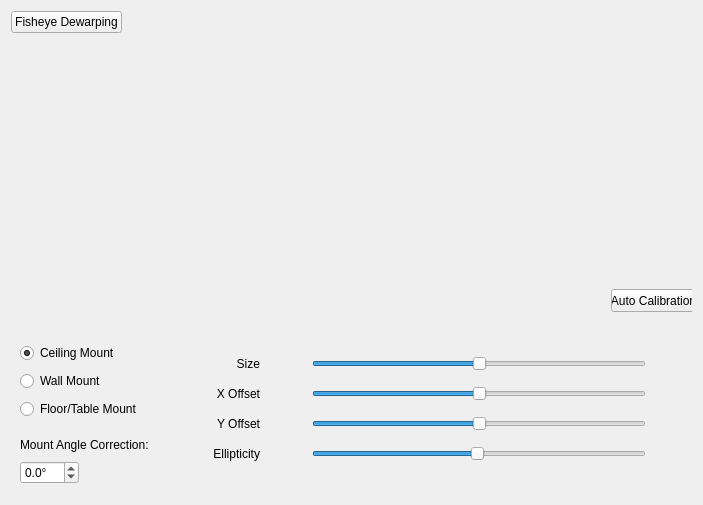
<?xml version="1.0" encoding="UTF-8"?>
<ui version="4.0">
 <class>FisheyeSettingsWidget</class>
 <widget class="QWidget" name="FisheyeSettingsWidget">
  <property name="geometry">
   <rect>
    <x>0</x>
    <y>0</y>
    <width>703</width>
    <height>505</height>
   </rect>
  </property>
  <property name="windowTitle">
   <string/>
  </property>
  <layout class="QVBoxLayout" name="verticalLayout" stretch="0,1,0">
   <property name="spacing">
    <number>16</number>
   </property>
   <item>
    <layout class="QHBoxLayout" name="horizontalLayout_2">
     <item>
      <widget class="QPushButton" name="fisheyeEnabledButton">
       <property name="text">
        <string>Fisheye Dewarping</string>
       </property>
       <property name="checkable">
        <bool>true</bool>
       </property>
      </widget>
     </item>
     <item>
      <spacer name="horizontalSpacer">
       <property name="orientation">
        <enum>Qt::Horizontal</enum>
       </property>
       <property name="sizeHint" stdset="0">
        <size>
         <width>40</width>
         <height>20</height>
        </size>
       </property>
      </spacer>
     </item>
    </layout>
   </item>
   <item>
    <widget class="nx::client::desktop::FisheyeCalibrationWidget" name="calibrateWidget" native="true">
     <widget class="QPushButton" name="autoCalibrationButton">
      <property name="geometry">
       <rect>
        <x>600</x>
        <y>240</y>
        <width>85</width>
        <height>23</height>
       </rect>
      </property>
      <property name="text">
       <string>Auto Calibration</string>
      </property>
     </widget>
    </widget>
   </item>
   <item>
    <widget class="QWidget" name="settingsWidget" native="true">
     <layout class="QHBoxLayout" name="horizontalLayout_3" stretch="1,3">
      <property name="spacing">
       <number>24</number>
      </property>
      <item>
       <layout class="QVBoxLayout" name="verticalLayout_2">
        <property name="spacing">
         <number>8</number>
        </property>
        <item>
         <widget class="QRadioButton" name="viewDownButton">
          <property name="text">
           <string>Ceiling Mount</string>
          </property>
          <property name="checked">
           <bool>true</bool>
          </property>
         </widget>
        </item>
        <item>
         <widget class="QRadioButton" name="horizontalRadioButton">
          <property name="text">
           <string>Wall Mount</string>
          </property>
          <property name="checked">
           <bool>false</bool>
          </property>
         </widget>
        </item>
        <item>
         <widget class="QRadioButton" name="viewUpButton">
          <property name="text">
           <string>Floor/Table Mount</string>
          </property>
         </widget>
        </item>
        <item>
         <widget class="QWidget" name="widget_3" native="true">
          <layout class="QVBoxLayout" name="verticalLayout_5">
           <property name="leftMargin">
            <number>0</number>
           </property>
           <property name="topMargin">
            <number>8</number>
           </property>
           <property name="rightMargin">
            <number>0</number>
           </property>
           <property name="bottomMargin">
            <number>0</number>
           </property>
           <item>
            <layout class="QHBoxLayout" name="angleCorrectionLayout" stretch="0,0,1">
             <property name="spacing">
              <number>4</number>
             </property>
             <item>
              <widget class="QLabel" name="label">
               <property name="sizePolicy">
                <sizepolicy hsizetype="Preferred" vsizetype="Preferred">
                 <horstretch>0</horstretch>
                 <verstretch>0</verstretch>
                </sizepolicy>
               </property>
               <property name="text">
                <string>Mount Angle Correction:</string>
               </property>
              </widget>
             </item>
             <item>
              <widget class="nx::client::desktop::HintButton" name="angleCorrectionHint" native="true"/>
             </item>
             <item>
              <spacer name="horizontalSpacer_2">
               <property name="orientation">
                <enum>Qt::Horizontal</enum>
               </property>
               <property name="sizeHint" stdset="0">
                <size>
                 <width>40</width>
                 <height>20</height>
                </size>
               </property>
              </spacer>
             </item>
            </layout>
           </item>
           <item>
            <widget class="QDoubleSpinBox" name="angleSpinBox">
             <property name="sizePolicy">
              <sizepolicy hsizetype="Fixed" vsizetype="Fixed">
               <horstretch>0</horstretch>
               <verstretch>0</verstretch>
              </sizepolicy>
             </property>
             <property name="suffix">
              <string notr="true">°</string>
             </property>
             <property name="decimals">
              <number>1</number>
             </property>
             <property name="minimum">
              <double>-30.000000000000000</double>
             </property>
             <property name="maximum">
              <double>30.000000000000000</double>
             </property>
            </widget>
           </item>
           <item>
            <spacer name="verticalSpacer_2">
             <property name="orientation">
              <enum>Qt::Vertical</enum>
             </property>
             <property name="sizeHint" stdset="0">
              <size>
               <width>20</width>
               <height>1</height>
              </size>
             </property>
            </spacer>
           </item>
          </layout>
         </widget>
        </item>
       </layout>
      </item>
      <item>
       <widget class="QWidget" name="widget_2" native="true">
        <layout class="QGridLayout" name="gridLayout">
         <property name="horizontalSpacing">
          <number>4</number>
         </property>
         <item row="0" column="2">
          <widget class="QLabel" name="sizeIcon1">
           <property name="minimumSize">
            <size>
             <width>24</width>
             <height>24</height>
            </size>
           </property>
           <property name="maximumSize">
            <size>
             <width>24</width>
             <height>24</height>
            </size>
           </property>
           <property name="text">
            <string notr="true"/>
           </property>
           <property name="scaledContents">
            <bool>true</bool>
           </property>
           <property name="alignment">
            <set>Qt::AlignRight|Qt::AlignTrailing|Qt::AlignVCenter</set>
           </property>
           <property name="margin">
            <number>0</number>
           </property>
          </widget>
         </item>
         <item row="0" column="6">
          <widget class="QLabel" name="sizeIcon2">
           <property name="minimumSize">
            <size>
             <width>24</width>
             <height>24</height>
            </size>
           </property>
           <property name="maximumSize">
            <size>
             <width>24</width>
             <height>24</height>
            </size>
           </property>
           <property name="text">
            <string notr="true"/>
           </property>
           <property name="scaledContents">
            <bool>true</bool>
           </property>
          </widget>
         </item>
         <item row="2" column="6">
          <widget class="QLabel" name="yOffsetIcon2">
           <property name="minimumSize">
            <size>
             <width>24</width>
             <height>24</height>
            </size>
           </property>
           <property name="maximumSize">
            <size>
             <width>24</width>
             <height>24</height>
            </size>
           </property>
           <property name="text">
            <string notr="true"/>
           </property>
           <property name="scaledContents">
            <bool>true</bool>
           </property>
          </widget>
         </item>
         <item row="1" column="5">
          <widget class="QSlider" name="xOffsetSlider">
           <property name="minimumSize">
            <size>
             <width>200</width>
             <height>0</height>
            </size>
           </property>
           <property name="maximum">
            <number>100</number>
           </property>
           <property name="value">
            <number>50</number>
           </property>
           <property name="orientation">
            <enum>Qt::Horizontal</enum>
           </property>
          </widget>
         </item>
         <item row="2" column="0">
          <widget class="QLabel" name="yOffsetLabel">
           <property name="text">
            <string>Y Offset</string>
           </property>
           <property name="alignment">
            <set>Qt::AlignRight|Qt::AlignTrailing|Qt::AlignVCenter</set>
           </property>
          </widget>
         </item>
         <item row="1" column="0">
          <widget class="QLabel" name="xOffsetLabel">
           <property name="text">
            <string>X Offset</string>
           </property>
           <property name="alignment">
            <set>Qt::AlignRight|Qt::AlignTrailing|Qt::AlignVCenter</set>
           </property>
          </widget>
         </item>
         <item row="2" column="5">
          <widget class="QSlider" name="yOffsetSlider">
           <property name="minimumSize">
            <size>
             <width>200</width>
             <height>0</height>
            </size>
           </property>
           <property name="maximum">
            <number>100</number>
           </property>
           <property name="value">
            <number>50</number>
           </property>
           <property name="orientation">
            <enum>Qt::Horizontal</enum>
           </property>
          </widget>
         </item>
         <item row="0" column="5">
          <widget class="QSlider" name="sizeSlider">
           <property name="minimumSize">
            <size>
             <width>200</width>
             <height>0</height>
            </size>
           </property>
           <property name="minimum">
            <number>25</number>
           </property>
           <property name="maximum">
            <number>75</number>
           </property>
           <property name="value">
            <number>50</number>
           </property>
           <property name="orientation">
            <enum>Qt::Horizontal</enum>
           </property>
          </widget>
         </item>
         <item row="3" column="2">
          <widget class="QLabel" name="ellipticityIcon1">
           <property name="minimumSize">
            <size>
             <width>24</width>
             <height>24</height>
            </size>
           </property>
           <property name="maximumSize">
            <size>
             <width>24</width>
             <height>24</height>
            </size>
           </property>
           <property name="text">
            <string notr="true"/>
           </property>
           <property name="scaledContents">
            <bool>true</bool>
           </property>
           <property name="alignment">
            <set>Qt::AlignRight|Qt::AlignTrailing|Qt::AlignVCenter</set>
           </property>
           <property name="margin">
            <number>0</number>
           </property>
          </widget>
         </item>
         <item row="1" column="2">
          <widget class="QLabel" name="xOffsetIcon1">
           <property name="minimumSize">
            <size>
             <width>24</width>
             <height>24</height>
            </size>
           </property>
           <property name="maximumSize">
            <size>
             <width>24</width>
             <height>24</height>
            </size>
           </property>
           <property name="text">
            <string notr="true"/>
           </property>
           <property name="scaledContents">
            <bool>true</bool>
           </property>
           <property name="alignment">
            <set>Qt::AlignRight|Qt::AlignTrailing|Qt::AlignVCenter</set>
           </property>
           <property name="margin">
            <number>0</number>
           </property>
          </widget>
         </item>
         <item row="3" column="5">
          <widget class="QSlider" name="ellipticitySlider">
           <property name="minimumSize">
            <size>
             <width>200</width>
             <height>0</height>
            </size>
           </property>
           <property name="minimum">
            <number>1</number>
           </property>
           <property name="maximum">
            <number>100</number>
           </property>
           <property name="value">
            <number>50</number>
           </property>
           <property name="orientation">
            <enum>Qt::Horizontal</enum>
           </property>
          </widget>
         </item>
         <item row="0" column="0">
          <widget class="QLabel" name="sizeLabel">
           <property name="text">
            <string>Size</string>
           </property>
           <property name="alignment">
            <set>Qt::AlignRight|Qt::AlignTrailing|Qt::AlignVCenter</set>
           </property>
          </widget>
         </item>
         <item row="3" column="6">
          <widget class="QLabel" name="ellipticityIcon2">
           <property name="minimumSize">
            <size>
             <width>24</width>
             <height>24</height>
            </size>
           </property>
           <property name="maximumSize">
            <size>
             <width>24</width>
             <height>24</height>
            </size>
           </property>
           <property name="text">
            <string notr="true"/>
           </property>
           <property name="scaledContents">
            <bool>true</bool>
           </property>
          </widget>
         </item>
         <item row="4" column="0" colspan="6">
          <spacer name="verticalSpacer">
           <property name="orientation">
            <enum>Qt::Vertical</enum>
           </property>
           <property name="sizeHint" stdset="0">
            <size>
             <width>20</width>
             <height>1</height>
            </size>
           </property>
          </spacer>
         </item>
         <item row="3" column="0">
          <widget class="QLabel" name="ellipticityLabel">
           <property name="text">
            <string>Ellipticity</string>
           </property>
           <property name="alignment">
            <set>Qt::AlignRight|Qt::AlignTrailing|Qt::AlignVCenter</set>
           </property>
          </widget>
         </item>
         <item row="1" column="6">
          <widget class="QLabel" name="xOffsetIcon2">
           <property name="minimumSize">
            <size>
             <width>24</width>
             <height>24</height>
            </size>
           </property>
           <property name="maximumSize">
            <size>
             <width>24</width>
             <height>24</height>
            </size>
           </property>
           <property name="text">
            <string notr="true"/>
           </property>
           <property name="scaledContents">
            <bool>true</bool>
           </property>
          </widget>
         </item>
         <item row="2" column="2">
          <widget class="QLabel" name="yOffsetIcon1">
           <property name="minimumSize">
            <size>
             <width>24</width>
             <height>24</height>
            </size>
           </property>
           <property name="maximumSize">
            <size>
             <width>24</width>
             <height>24</height>
            </size>
           </property>
           <property name="text">
            <string notr="true"/>
           </property>
           <property name="scaledContents">
            <bool>true</bool>
           </property>
           <property name="alignment">
            <set>Qt::AlignRight|Qt::AlignTrailing|Qt::AlignVCenter</set>
           </property>
           <property name="margin">
            <number>0</number>
           </property>
          </widget>
         </item>
         <item row="0" column="1">
          <widget class="QLabel" name="spacer">
           <property name="minimumSize">
            <size>
             <width>8</width>
             <height>0</height>
            </size>
           </property>
           <property name="text">
            <string/>
           </property>
          </widget>
         </item>
         <item row="1" column="1">
          <widget class="QLabel" name="spacer_2">
           <property name="minimumSize">
            <size>
             <width>8</width>
             <height>0</height>
            </size>
           </property>
           <property name="text">
            <string/>
           </property>
          </widget>
         </item>
         <item row="2" column="1">
          <widget class="QLabel" name="spacer_3">
           <property name="minimumSize">
            <size>
             <width>8</width>
             <height>0</height>
            </size>
           </property>
           <property name="text">
            <string/>
           </property>
          </widget>
         </item>
         <item row="3" column="1">
          <widget class="QLabel" name="spacer_4">
           <property name="minimumSize">
            <size>
             <width>8</width>
             <height>0</height>
            </size>
           </property>
           <property name="text">
            <string/>
           </property>
          </widget>
         </item>
        </layout>
       </widget>
      </item>
     </layout>
    </widget>
   </item>
  </layout>
 </widget>
 <customwidgets>
  <customwidget>
   <class>nx::client::desktop::FisheyeCalibrationWidget</class>
   <extends>QWidget</extends>
   <header location="global">nx/client/desktop/resource_properties/fisheye/fisheye_calibration_widget.h</header>
   <container>1</container>
  </customwidget>
  <customwidget>
   <class>nx::client::desktop::HintButton</class>
   <extends>QWidget</extends>
   <header location="global">nx/client/desktop/common/widgets/hint_button.h</header>
  </customwidget>
 </customwidgets>
 <tabstops>
  <tabstop>fisheyeEnabledButton</tabstop>
  <tabstop>viewDownButton</tabstop>
  <tabstop>horizontalRadioButton</tabstop>
  <tabstop>viewUpButton</tabstop>
 </tabstops>
 <resources/>
 <connections/>
</ui>
